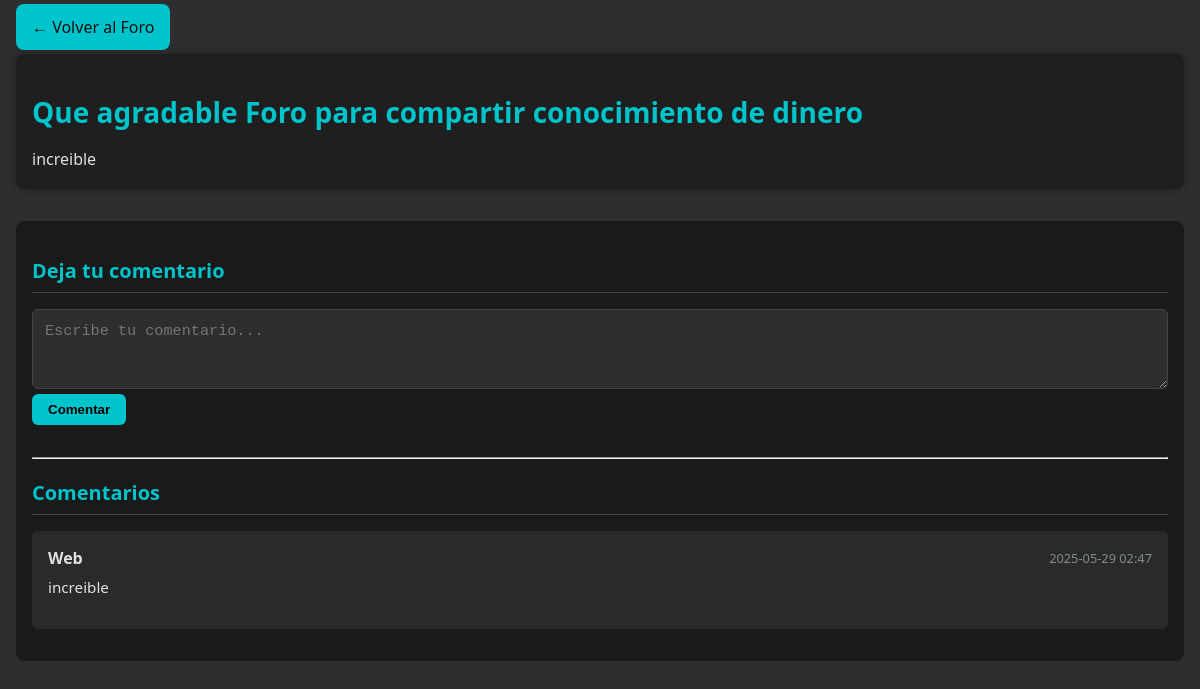
The app's page /publicaciones/1, older data.
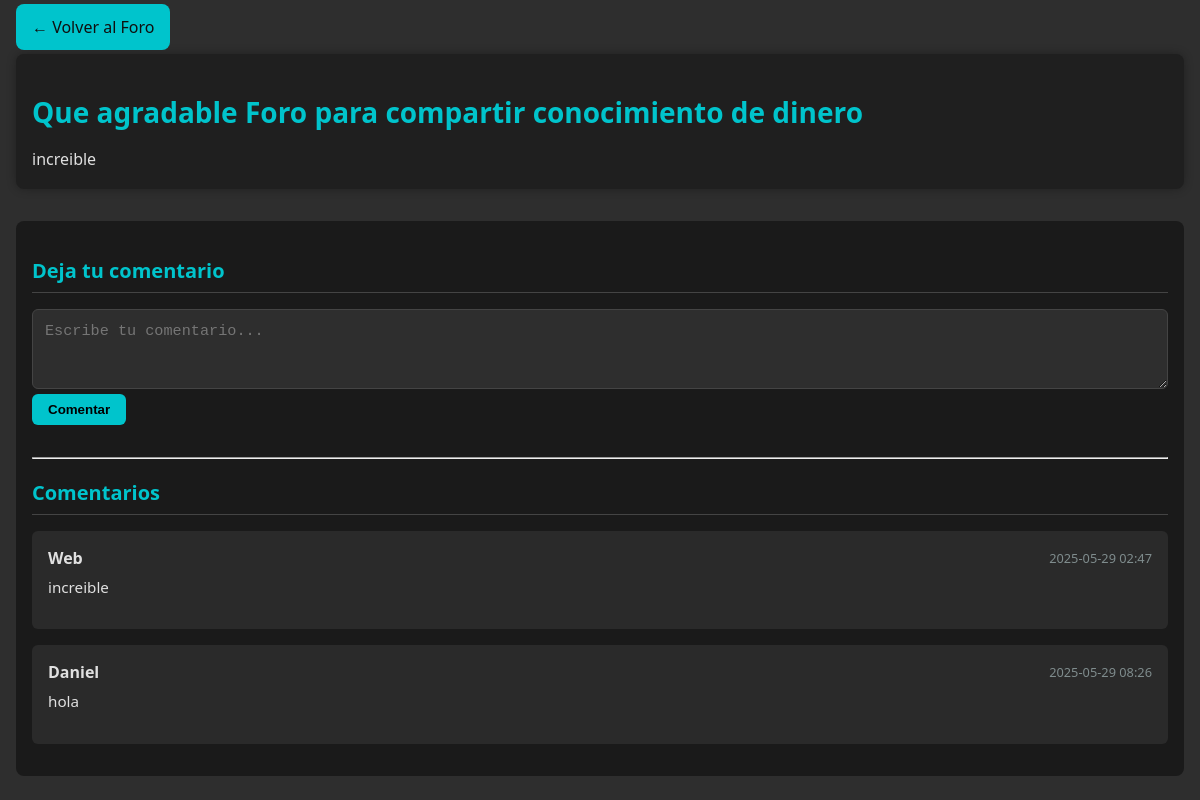
The same page, newer data.
### modelos/comentario.py (models this page shows, shortened)
class Comentario(db.Model):
    __tablename__ = 'comentarios'
    id = Column(Integer, primary_key=True)
    contenido = Column(Text, nullable=False)
    fecha_creacion = Column(DateTime, default=datetime.utcnow)
    usuario_id = Column(Integer, ForeignKey('usuarios.id', ondelete='CASCADE'))
    publicacion_id = Column(Integer, ForeignKey('publicaciones.id', ondelete='CASCADE'))
    usuario = relationship("Usuario", back_populates="comentarios")
    publicacion = relationship("Publicacion", back_populates="comentarios")

### modelos/usuario.py (models this page shows, shortened)
class Usuario(db.Model):
    __tablename__ = 'usuarios'
    id = db.Column(db.Integer, primary_key=True)
    nombre = db.Column(db.String(100), nullable=False)
    activo = db.Column(db.Boolean, default=True)
    correo = db.Column(db.String(100), unique=True, nullable=False)
    contrasena = db.Column(db.String(255), nullable=False)
    cuentas_bancarias = relationship("CuentaBancaria", back_populates="usuario", passive_deletes=True)
    comentarios = relationship("Comentario", back_populates="usuario", passive_deletes=True)
    notificaciones = relationship("Notificacion", back_populates="usuario", passive_deletes=True)
    publicaciones = relationship("Publicacion", back_populates="usuario", passive_deletes=True)
    suscripciones = relationship("Suscripcion", back_populates="usuario", cascade="all, delete-orphan")
    siguiendo = relationship("SuscripcionAutor", foreign_keys="[SuscripcionAutor.subscriber_id]", back_populates="suscriptor", cascade="all, delete-orphan")
    seguidores = relationship("SuscripcionAutor", foreign_keys="[SuscripcionAutor.autor_id]", back_populates="autor", cascade="all, delete-orphan")

### rutas/publicacion_rutas.py (the view)
@publicacion_rutas.route('/<int:publicacion_id>', methods=['GET'])
def ver_publicacion(publicacion_id):
    publicacion = current_app.comunidad_facade.obtener_publicacion(publicacion_id)
    return render_template('publicacion_detalle.html', publicacion=publicacion)

### servicios/FinanzasFacade.py (called while the page is built)
    def obtener_publicacion(self, publicacion_id: int):
        return self.publicacion_servicio.obtener_publicacion_o_404(publicacion_id)

### servicios/base_datos.py (called while the page is built)
    def obtener_por_id(self, modelo, id_):
        return self.session.query(modelo).get(id_)

### servicios/publicacion_servicio.py (called while the page is built)
    def obtener_publicacion_o_404(self, publicacion_id: int):
        publicacion = self.repositorio.obtener_por_id(Publicacion, publicacion_id)
        if not publicacion:
            abort(404, description="Publicación no encontrada")
        return publicacion

### templates/publicacion_detalle.html (shortened to what this page needs)
<!DOCTYPE html>
<html lang="en">
<head>
  <link rel="stylesheet" href="{{ url_for('static', filename='css/comentario.css') }}">
</head>
<body>
  <div class="page-content">
    <p><a href="{{ url_for('publicacion_rutas.foro') }}" class="btn btn-sm btn-primary">
      ← Volver al Foro
    </a></p>
    <article>
      <h1>
        <a href="{{ url_for('publicacion_rutas.ver_publicacion', publicacion_id=publicacion.id) }}">
          {{ publicacion.titulo }}
        </a>
      </h1>
      <div class="mt-4">
        {{ publicacion.contenido }}
      </div>
    </article>
    <section id="comments" class="comments-section">
      <h3>Deja tu comentario</h3>
      <form class="comment-form"
            action="{{ url_for('publicacion_rutas.crear_comentario', publicacion_id=publicacion.id) }}"
            method="post">
        <div class="form-group">
          <textarea name="contenido"
                    rows="3"
                    placeholder="Escribe tu comentario..."
                    required>{{ request.form.contenido or '' }}</textarea>
        </div>
        <button type="submit">Comentar</button>
      </form>
      <hr>
      <h3>Comentarios</h3>
      <div class="comments-list">
        {% if publicacion.comentarios %}
          {% for c in publicacion.comentarios %}
            <div class="comment">
              <div class="comment-header">
                <h5>{{ c.usuario.nombre }}</h5>
                <small>{{ c.fecha_creacion.strftime('%Y-%m-%d %H:%M') }}</small>
              </div>
              <div class="comment-body">
                <p>{{ c.contenido }}</p>
              </div>
            </div>
          {% endfor %}
        {% else %}
          <p>No hay comentarios aún. ¡Sé el primero!</p>
        {% endif %}
      </div>
    </section>
  </div>
</body>
</html>

Row changes from the older to the newer data that the page shows:
added Comentario: usuario.nombre "Daniel", fecha_creacion "2025-05-29 08:26", contenido "hola"
